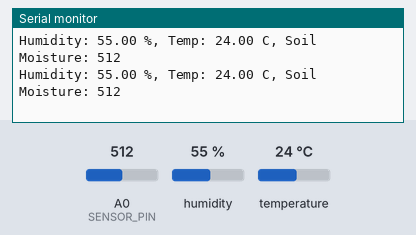
Simulated run of this sketch. Board: Arduino Uno, built with avr-gcc and run on an emulated ATmega328P. On the bench: the last lines printed to the serial monitor. The inputs (shaded band) are chosen by the test bench; at power-on: humidity 55 %, A0 (SENSOR_PIN) = 512, temperature 24 °C. No radio packets arrive unless stated.

Above: at 1.8 s.
1.9 s: humidity set to 22 %
At 2.4 s:
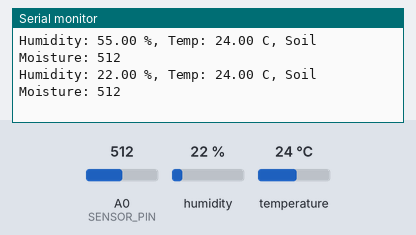
3.4 s: A0 (SENSOR_PIN) set to 716
At 4.7 s:
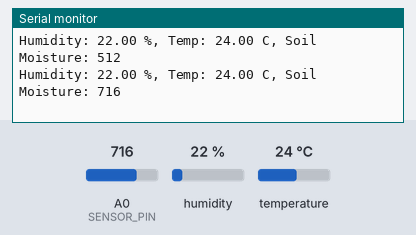
4.9 s: temperature set to 12 °C
At 5.9 s:
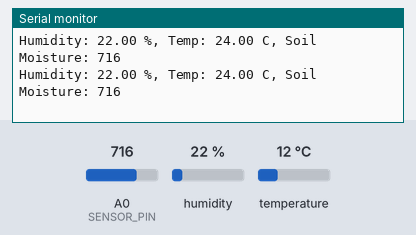
6.4 s: A0 (SENSOR_PIN) set to 900
At 7.7 s:
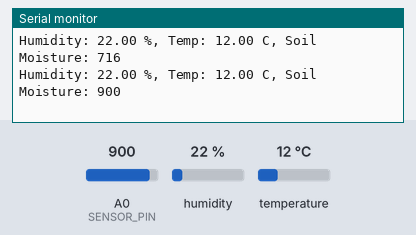
7.9 s: humidity set to 40 %
At 9.0 s:
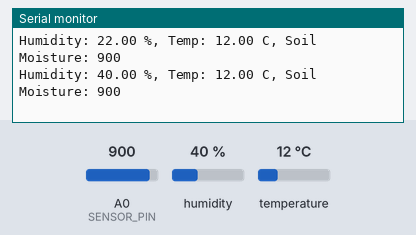
Timing chart, 0 to 10.4 s (numbered marks = the images above; inputs shaded):
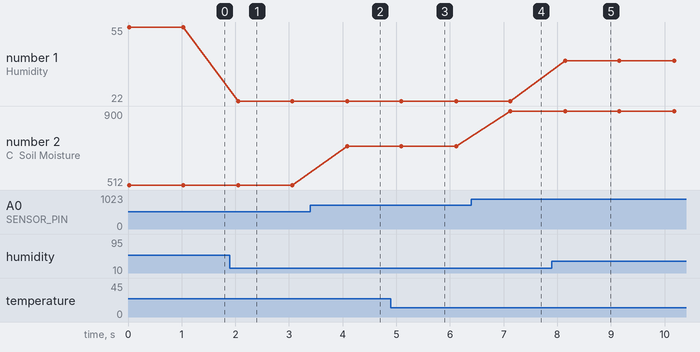

Measured:
- after the input at 1.9 s, the serial monitor: prints a new line after 0.15 s (image 1)
- after the input at 3.4 s, the serial monitor: prints a new line after 0.68 s (image 2)
- after the input at 6.4 s, the serial monitor: prints a new line after 0.73 s (image 4)
- after the input at 7.9 s, the serial monitor: prints a new line after 0.25 s (image 5)
- plotted number 1: 55 → 22 after the input at 1.9 s, 22 → 40 after the input at 7.9 s
- plotted number 2: 512 → 716 after the input at 3.4 s, 716 → 900 after the input at 6.4 s

The sketch:

Slave_Node.ino
```cpp
/*
 * Project: Smart Polyhouse Automation (Slave Node)
 * Board: Arduino Uno / Nano
 * Function: Reads DHT22 (Temp/Hum) & Soil Moisture, then sends via NRF24L01.
 */

#include <SPI.h>
#include <nRF24L01.h>
#include <RF24.h>
#include <DHT.h>

// --- HARDWARE CONFIGURATION ---
#define DHTPIN 2      // DHT22 Data Pin
#define DHTTYPE DHT22 // Sensor Type
#define SENSOR_POWER_PIN 6 // Power pin for Soil Moisture Sensor (prevents corrosion)
#define SENSOR_PIN A0      // Analog Output from Soil Moisture Sensor

// NRF24L01 Configuration (CE=7, CSN=8)
RF24 radio(7, 8);
const byte address[6] = "00002";

// Initialize DHT
DHT dht(DHTPIN, DHTTYPE);

// Data Structure (MUST MATCH MASTER NODE EXACTLY)
struct MyData {
  float hum;
  float temp;
  int soil_moisture; // Added Soil Moisture value
};
MyData data;

void setup() {
  Serial.begin(9600);

  // Configure Soil Moisture Power Pin
  pinMode(SENSOR_POWER_PIN, OUTPUT);
  digitalWrite(SENSOR_POWER_PIN, LOW); // Keep it OFF initially

  // Initialize NRF24L01
  radio.begin();
  radio.openWritingPipe(address);
  radio.setPALevel(RF24_PA_MIN);
  radio.stopListening();

  // Initialize DHT
  dht.begin();
}

void loop() {
  // 1. Read Temperature & Humidity
  data.hum = dht.readHumidity();
  data.temp = dht.readTemperature();

  // 2. Read Soil Moisture
  data.soil_moisture = readSoilSensor();

  // 3. Debugging: Print to Serial Monitor
  Serial.print("Humidity: ");
  Serial.print(data.hum);
  Serial.print(" %, Temp: ");
  Serial.print(data.temp);
  Serial.print(" C, Soil Moisture: ");
  Serial.println(data.soil_moisture); // 0-1023 (Lower is usually wetter)

  // 4. Send Data
  radio.write(&data, sizeof(MyData));

  delay(1000);
}

// Function to read Soil Moisture safely (prevents sensor corrosion)
int readSoilSensor() {
  digitalWrite(SENSOR_POWER_PIN, HIGH); // Turn sensor ON
  delay(10);                            // Wait for power to settle
  int val = analogRead(SENSOR_PIN);     // Read Analog value (0-1023)
  digitalWrite(SENSOR_POWER_PIN, LOW);  // Turn sensor OFF
  return val;
}
```
